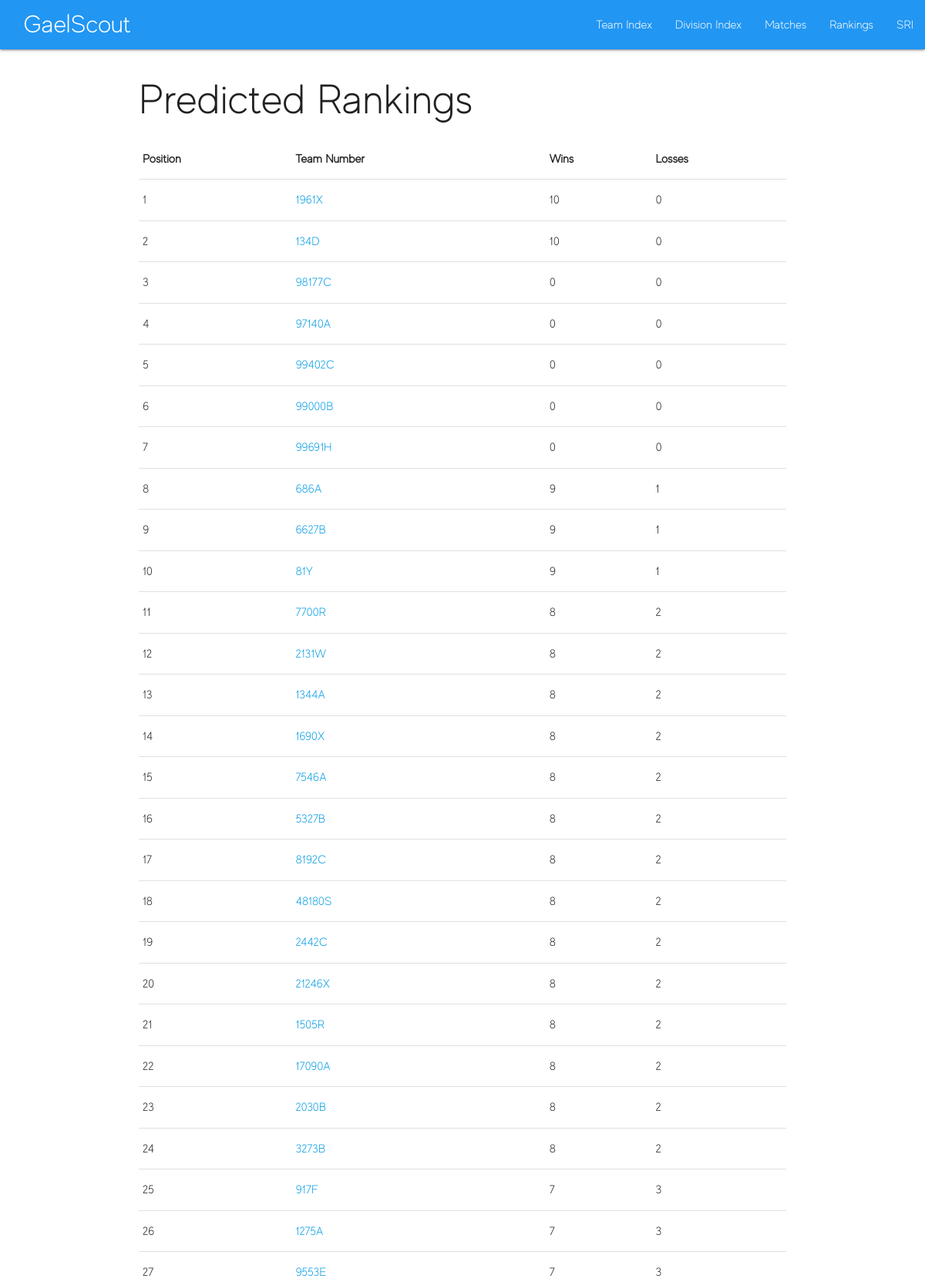
The page /rankings/ (upper part) on the database its author committed.
### teamindex/models.py (models this page shows)
class ResearchTeams(models.Model):
    name = models.CharField(max_length=10,blank=False,unique=True)
    opr = models.DecimalField(max_digits=5,
                                decimal_places=2)
    mscore = models.DecimalField(max_digits=5,
                                decimal_places=2)
    rank = models.DecimalField(max_digits=5,
                                decimal_places=2)
    opr_percentile = models.DecimalField(max_digits=5,
                                decimal_places=2)
    mscore_percentile = models.DecimalField(max_digits=5,
                                decimal_places=2)
    w = models.IntegerField()
    l = models.IntegerField()

### teamindex/views.py (the view)
# urls.py: path('rankings/', views.rankings, name='rankings'),
def rankings(request):
    teams = ResearchTeams.objects.all()
    query = request.GET.get("q")
    if query:
        teams = ResearchTeams.objects.filter(name__icontains=query)
    ranks = []
    teams = sorted(teams, key = attrgetter("l"))
    for team, rank in zip(teams, range(len(teams))):
        ranks.append(rank+1)
    ranklist = zip(teams, ranks)
    return render(request, 'rankings.html', {'teams': ranklist})

### teamindex/templates/rankings.html (shortened to what this page needs)
<!DOCTYPE html>
<html>
  <head>
    {% load static %}
	<link href='{% static "main.css" %}' rel="stylesheet" type="text/css">
    <link rel="stylesheet" href="https://cdnjs.cloudflare.com/ajax/libs/materialize/1.0.0-beta/css/materialize.min.css">
  </head>
  <body>
    {% include "html/nav.html" %}
    <div class="container">
    <h2>Predicted Rankings</h2>
    <table class="highlight responsive-table">
            <tr>
                <th>Position</th>
                <th>Team Number</th>
                <th>Wins</th>
                <th>Losses</th>
            </tr>
            {% for team, rank in teams %}
            <tr>
                <td>{{ rank }}</td>
                <td><a href="{% url 'dashboard' team.name %}">{{ team.name }}</a></td>
                <td>{{ team.w }}</td>
                <td>{{ team.l }}</td>
            </tr>
                {% endfor %}
    </table>
</div>
    </body>
</html>

### static/main.css (style rules this page uses)
* { font-family: 'Evolve-Light'; }

### rows shown on the page
ResearchTeams: rank "1", name "1961X", w "10", l "0"
ResearchTeams: rank "2", name "134D", w "10", l "0"
ResearchTeams: rank "3", name "98177C", w "0", l "0"
ResearchTeams: rank "4", name "97140A", w "0", l "0"
ResearchTeams: rank "5", name "99402C", w "0", l "0"
ResearchTeams: rank "6", name "99000B", w "0", l "0"
ResearchTeams: rank "7", name "99691H", w "0", l "0"
ResearchTeams: rank "8", name "686A", w "9", l "1"
ResearchTeams: w "9", name "6627B", l "1"
ResearchTeams: rank "10", name "81Y", w "9", l "1"
ResearchTeams: rank "11", name "7700R", w "8", l "2"
ResearchTeams: rank "12", name "2131W", w "8", l "2"
ResearchTeams: rank "13", name "1344A", w "8", l "2"
ResearchTeams: rank "14", name "1690X", w "8", l "2"
ResearchTeams: rank "15", name "7546A", w "8", l "2"
ResearchTeams: rank "16", name "5327B", w "8", l "2"
ResearchTeams: rank "17", name "8192C", w "8", l "2"
ResearchTeams: rank "18", name "48180S", w "8", l "2"
ResearchTeams: rank "19", name "2442C", w "8", l "2"
ResearchTeams: rank "20", name "21246X", w "8", l "2"
ResearchTeams: rank "21", name "1505R", w "8", l "2"
ResearchTeams: rank "22", name "17090A", w "8", l "2"
ResearchTeams: rank "23", name "2030B", w "8", l "2"
ResearchTeams: rank "24", name "3273B", w "8", l "2"
ResearchTeams: rank "25", name "917F", w "7", l "3"
ResearchTeams: rank "26", name "1275A", w "7", l "3"
ResearchTeams: rank "27", name "9553E", w "7", l "3"
